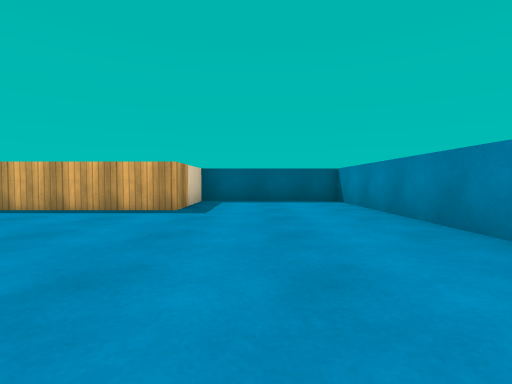
[1] (above)

16 first-person views from a walk through a 3-D level made in the Unity game engine. The camera is 0.58 m above the floor, tilts 2° down and sees 85° across. The floor is counted in squares, 1 m on a side. Each view is taken from the middle of a square. On the plan, view 1 faces up. The plan holds only what a view shows up to about 9 squares ahead; the rest is blank. The player character is not drawn. Surface patterns are stand-ins for the level's own textures.

[2]
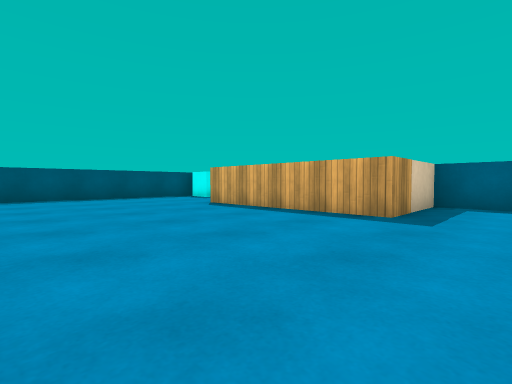

[3]
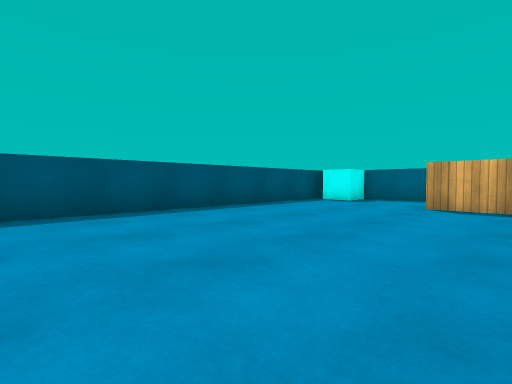

[4]
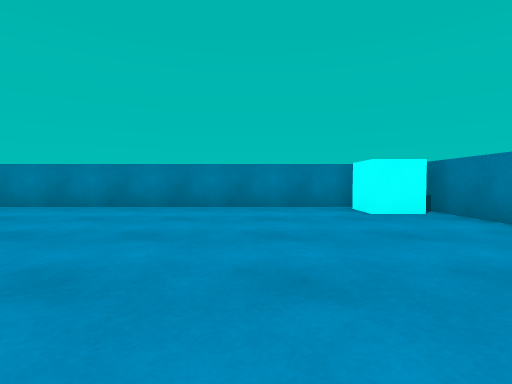

[5]
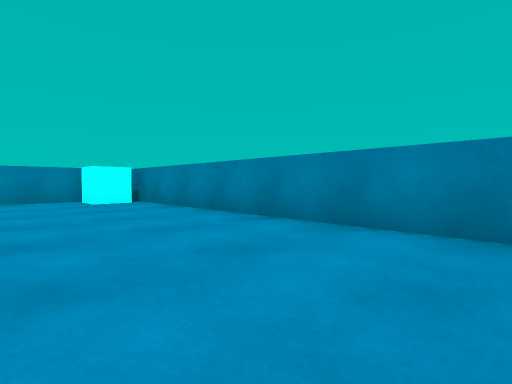

[6]
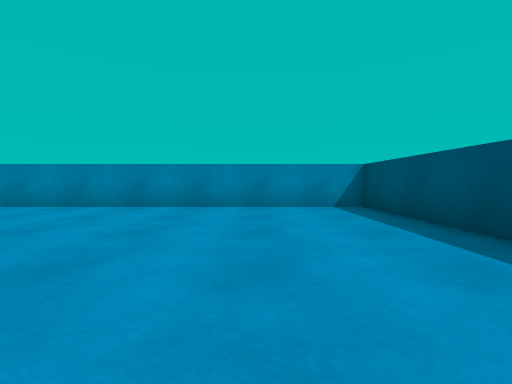

[7]
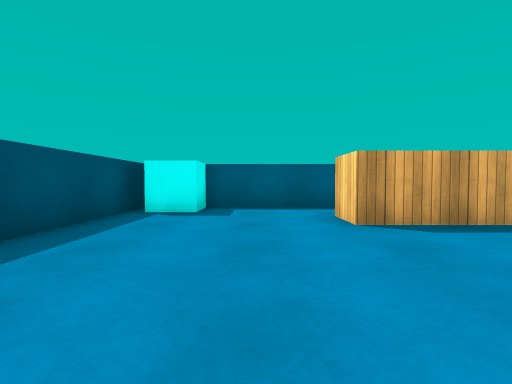

[8]
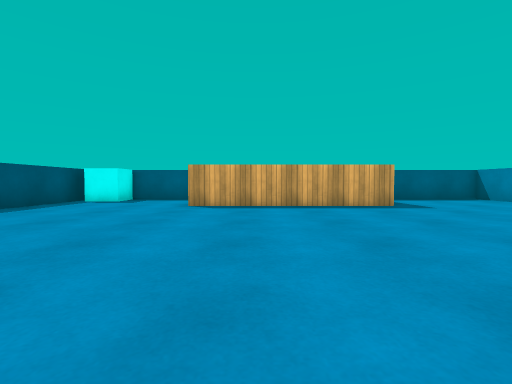

[9]
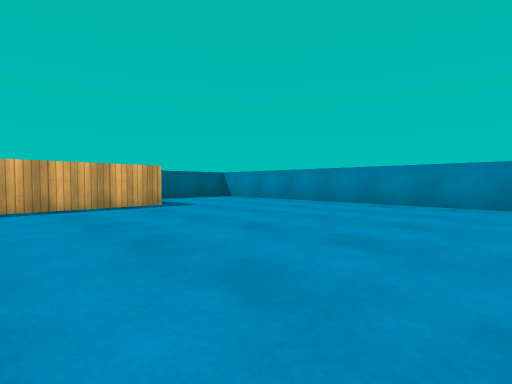

[10]
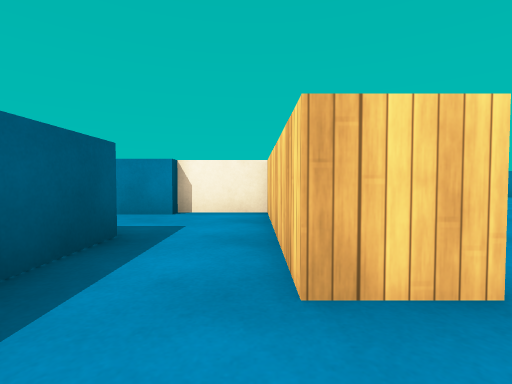

[11]
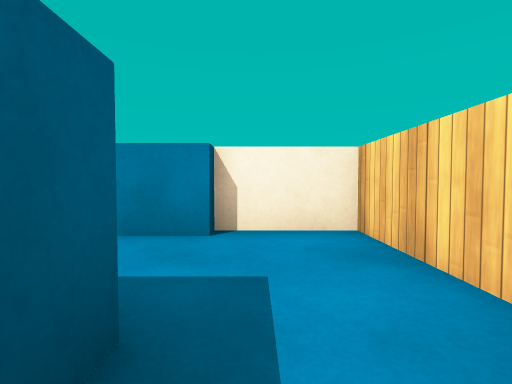

[12]
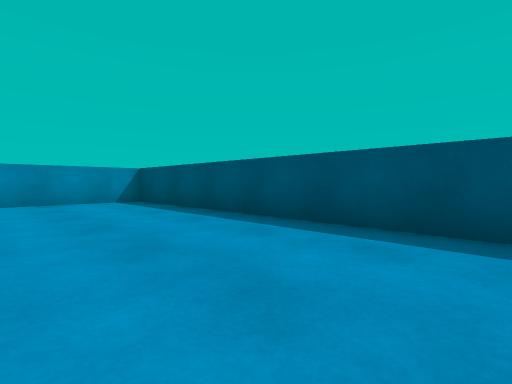

[13]
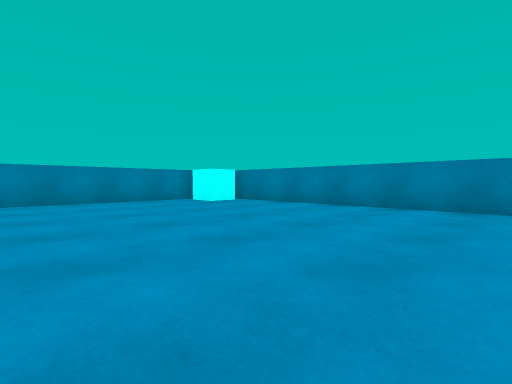

[14]
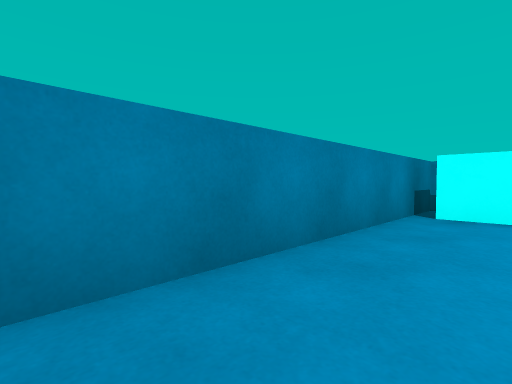

[15]
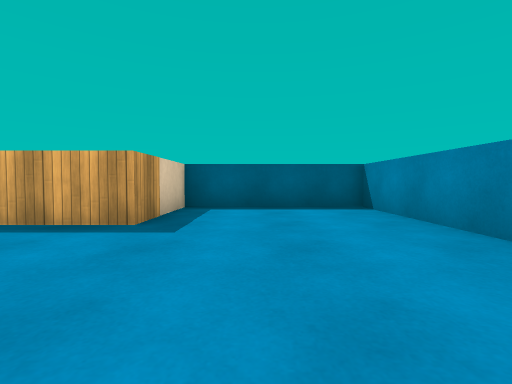

[16]
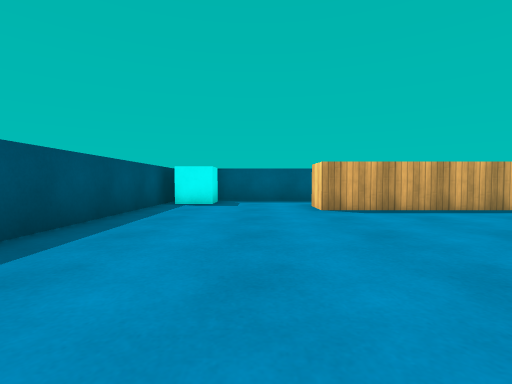

### Floor plan
Points are (right, up) in squares from view 1. A wall is a line through its corners. A room is listed if a view was taken in it or the views show most of it. See-through windows are left out.
Room 1 (views 1, 2, 3, 4, 5, 6, 7, 8, 9, 10, 12, 13, 14, 15, 16)
walls: (-3.6, 6.8) (-2.6, 6.8); (-1.6, 6.5) (-1.6, 5.8) (-6.6, 5.8) (-6.6, 6.8); (-6.5, 8.5) (-10.5, 8.5) (-10.5, -4.5) (2.5, -4.5) (2.5, 8.5) (-3, 8.5)
ways out: opening at (-7, 8) to room 2; opening at (-3, 8) to room 2
objects: cyan cube (-10, 8) to (-9, 8); block (-2, 7) to (-2, 8); cyan cube (1, -4) to (2, -3)
Room 2 (view 11)
walls: (-5, 8.5) (-6.5, 8.5); (-6.6, 6.8) (-3.6, 6.8); (-3, 8.5) (-3, 9.5)
ways out: opening at (-7, 8) to room 1; opening at (-3, 8) to room 1

Positions as (right, up) in squares from view 1, and headings:
1: (0, 0), facing up
2: (0, 1), facing up-left
3: (-5, -1), facing up-left
4: (-4, -1), facing right
5: (-7, -1), facing down-right
6: (-8, 2), facing down
7: (-8, 2), facing up
8: (-5, -1), facing up
9: (-5, -1), facing up-right
10: (-8, 7), facing right
11: (-6, 8), facing right
12: (-7, 4), facing down-left
13: (-6, 2), facing down-right
14: (1, 2), facing down-right
15: (0, 2), facing up
16: (-8, 0), facing up
